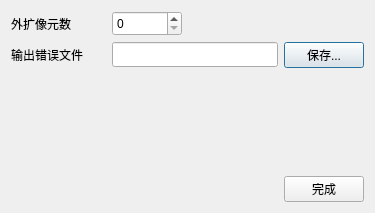
<?xml version="1.0" encoding="UTF-8"?>
<ui version="4.0">
 <class>ipfModelerFracExtentCheckDialog</class>
 <widget class="QDialog" name="ipfModelerFracExtentCheckDialog">
  <property name="geometry">
   <rect>
    <x>0</x>
    <y>0</y>
    <width>375</width>
    <height>213</height>
   </rect>
  </property>
  <property name="windowTitle">
   <string>ipfModelerFracExtentCheckDialog</string>
  </property>
  <layout class="QVBoxLayout" name="verticalLayout">
   <item>
    <layout class="QHBoxLayout" name="horizontalLayout_2">
     <item>
      <widget class="QLabel" name="label_3">
       <property name="minimumSize">
        <size>
         <width>95</width>
         <height>25</height>
        </size>
       </property>
       <property name="text">
        <string>外扩像元数</string>
       </property>
      </widget>
     </item>
     <item>
      <widget class="QSpinBox" name="spinBox">
       <property name="minimumSize">
        <size>
         <width>70</width>
         <height>25</height>
        </size>
       </property>
       <property name="maximum">
        <number>1000</number>
       </property>
      </widget>
     </item>
     <item>
      <spacer name="horizontalSpacer_2">
       <property name="orientation">
        <enum>Qt::Horizontal</enum>
       </property>
       <property name="sizeHint" stdset="0">
        <size>
         <width>40</width>
         <height>20</height>
        </size>
       </property>
      </spacer>
     </item>
    </layout>
   </item>
   <item>
    <layout class="QHBoxLayout" name="horizontalLayout_4">
     <item>
      <widget class="QLabel" name="label_4">
       <property name="minimumSize">
        <size>
         <width>95</width>
         <height>25</height>
        </size>
       </property>
       <property name="text">
        <string>输出错误文件</string>
       </property>
      </widget>
     </item>
     <item>
      <widget class="QLineEdit" name="lineEdit_2">
       <property name="minimumSize">
        <size>
         <width>0</width>
         <height>25</height>
        </size>
       </property>
      </widget>
     </item>
     <item>
      <widget class="QPushButton" name="pushButton_3">
       <property name="minimumSize">
        <size>
         <width>75</width>
         <height>25</height>
        </size>
       </property>
       <property name="text">
        <string>保存...</string>
       </property>
      </widget>
     </item>
    </layout>
   </item>
   <item>
    <spacer name="verticalSpacer">
     <property name="orientation">
      <enum>Qt::Vertical</enum>
     </property>
     <property name="sizeHint" stdset="0">
      <size>
       <width>20</width>
       <height>80</height>
      </size>
     </property>
    </spacer>
   </item>
   <item>
    <layout class="QHBoxLayout" name="horizontalLayout">
     <item>
      <spacer name="horizontalSpacer">
       <property name="orientation">
        <enum>Qt::Horizontal</enum>
       </property>
       <property name="sizeHint" stdset="0">
        <size>
         <width>40</width>
         <height>20</height>
        </size>
       </property>
      </spacer>
     </item>
     <item>
      <widget class="QPushButton" name="pushButton">
       <property name="minimumSize">
        <size>
         <width>75</width>
         <height>25</height>
        </size>
       </property>
       <property name="text">
        <string>完成</string>
       </property>
      </widget>
     </item>
    </layout>
   </item>
  </layout>
 </widget>
 <layoutdefault spacing="6" margin="11"/>
 <resources/>
 <connections/>
</ui>
